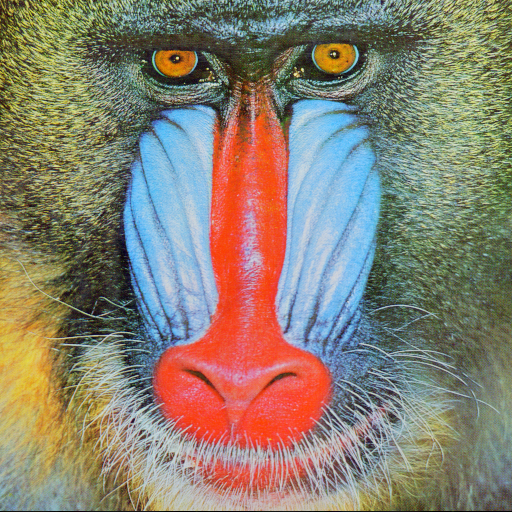
#> input picture pics/baboon.png, 512 x 512 px
$ python bbHistEqualAdapt.py
#> lines starting #> are read from the running program, lines starting #| are printed output that depends on the picture
from skimage import io
from skimage import exposure as ex
from matplotlib import pyplot as plt

img=io.imread('../pics/baboon.png', True)
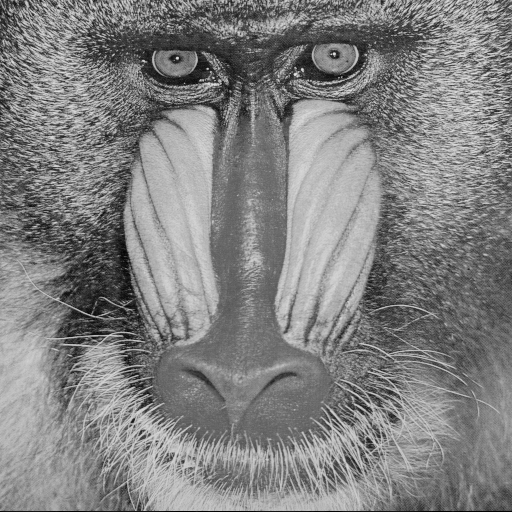
#> img: shape (512, 512) float64; min 0, max 0.912, mean 0.508
imgEq=ex.equalize_adapthist(img)
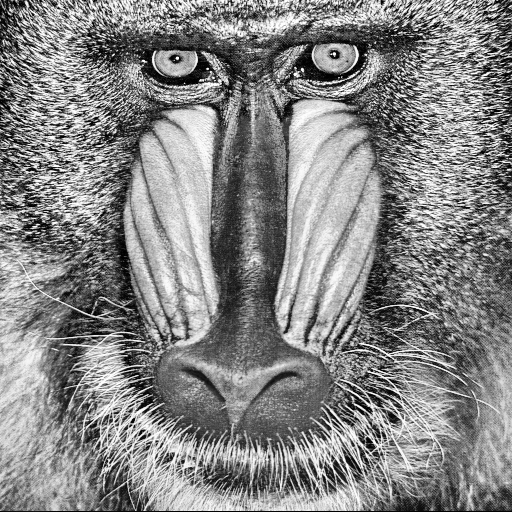
#> imgEq: shape (512, 512) float64; min 0, max 1, mean 0.524
io.imsave('../pics/baboonAdapthist.png', imgEq)
y,x=ex.histogram(imgEq)
#> y = 256 values, max 1403 at index 197, min 196 at index 0, mean 1024; x = 256 values from 0.00195 to 0.998
c=plt.plot(x,y,color='gray')
#> c = 1 item
plt.show()
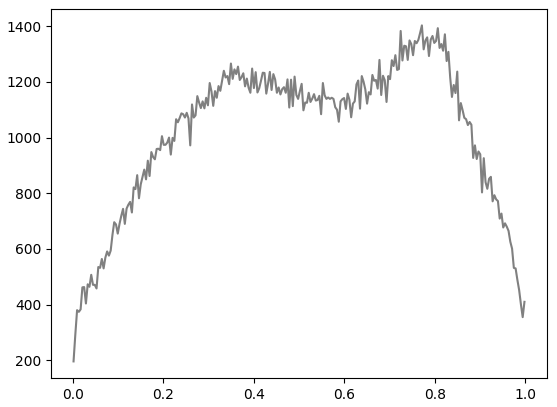
#> figure drawn by matplotlib, 1 panel; curve peaks at x = 0.771, y = 1403
